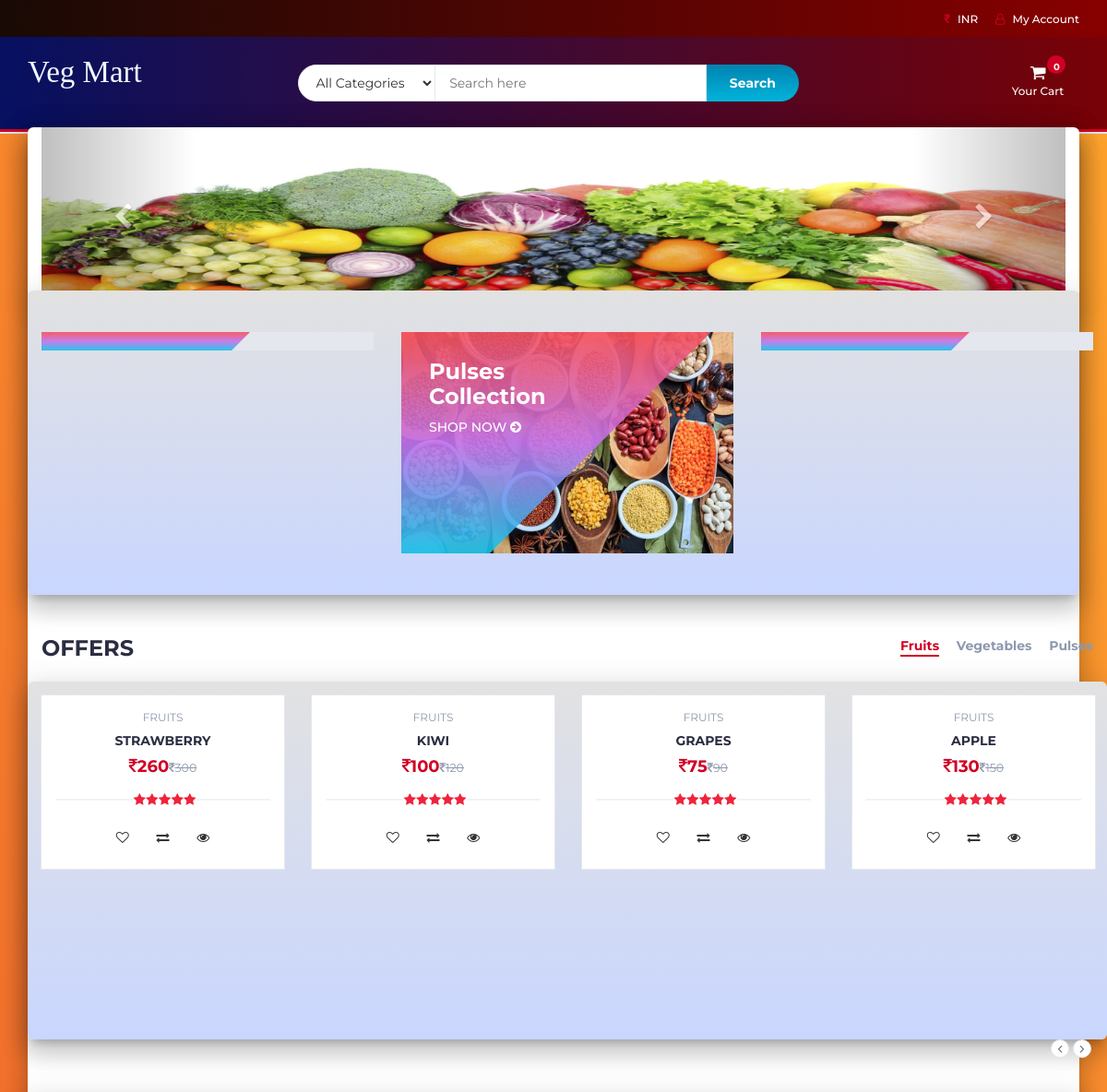
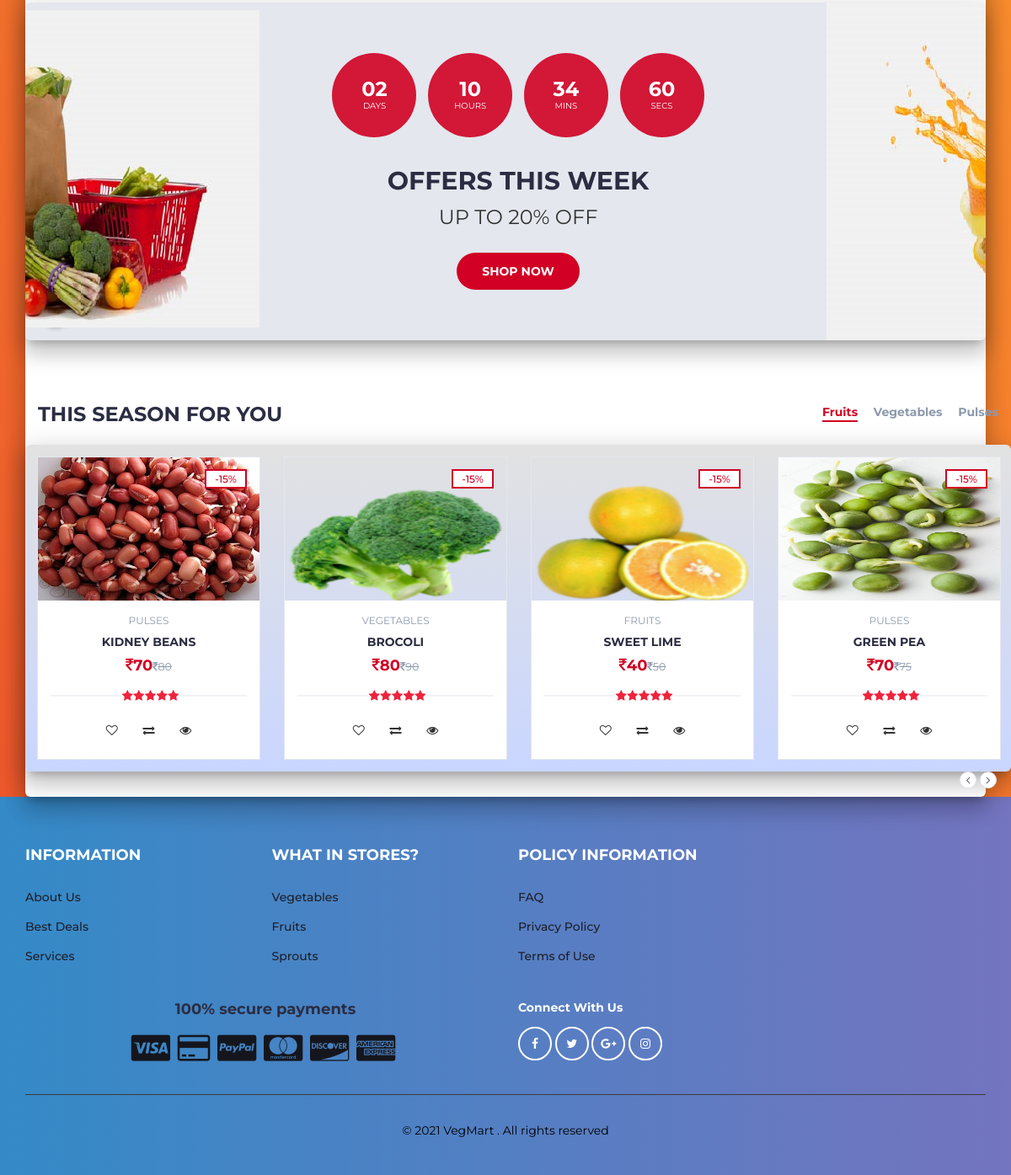
The page / on the database its author committed (2 pictures, top to bottom).
### tables this page shows
CREATE TABLE `products` (
  `product_id` int(100) NOT NULL,
  `product_cat` int(100) NOT NULL,
  `Cat_name` varchar(255) NOT NULL,
  `product_title` varchar(255) NOT NULL,
  `product_price` int(100) NOT NULL,
  `product_discount` int(11) NOT NULL,
  `product_desc` text NOT NULL,
  `product_image` text NOT NULL,
  `Status` varchar(255) NOT NULL,
  `product_keywords` text NOT NULL,
  `Stamp_userid` int(10) NOT NULL,
  `Stamp_username` varchar(50) NOT NULL
);

CREATE TABLE `categories` (
  `cat_id` int(100) NOT NULL,
  `cat_title` text NOT NULL
);

### index.php (called while the page is built)
<?php
include "header.php";
include "body.php";
include "footer.php";
?>

### body.php (the view, shortened to what this page needs)
   <div class="main main-raised">
        <div class="container mainn-raised" style="width:100%;">
  <div id="myCarousel" class="carousel slide" data-ride="carousel">
    <div class="carousel-inner">
      <div class="item active">
        <img src="img/b1.jpg" alt="Los Angeles" style="width:100%;">
      </div>
    </div>
    <a class="left carousel-control _26sdfg" href="#myCarousel" data-slide="prev">
      <span class="glyphicon glyphicon-chevron-left"></span>
    </a>
    <a class="right carousel-control _26sdfg" href="#myCarousel" data-slide="next">
      <span class="glyphicon glyphicon-chevron-right"></span>
    </a>
  </div>
</div>
		<div class="section mainn mainn-raised">
			<div class="container">
				<div class="row">
					<div class="col-md-4 col-xs-6">
						<a href="product.php?p=19"><div class="shop">
							<div class="shop-img">
							</div>
							<div class="shop-body">
							</div>
						</div></a>
					</div>
					<div class="col-md-4 col-xs-6">
						<a href="product.php?p=36"><div class="shop">
							<div class="shop-img">
								<img src="./img/pic19.jpg" alt="">
							</div>
							<div class="shop-body">
								<h3>Pulses<br>Collection</h3>
								<a href="product.php?p=36" class="cta-btn">Shop now <i class="fa fa-arrow-circle-right"></i></a>
							</div>
						</div></a>
					</div>
					<div class="col-md-4 col-xs-6">
						<a href="product.php?p=32"><div class="shop">
							<div class="shop-img">
							</div>
							<div class="shop-body">
							</div>
                            </div></a>
					</div>
				</div>
			</div>
		</div>
		<div class="section">
			<div class="container">
				<div class="row">
					<div class="col-md-12">
						<div class="section-title">
							<h3 class="title">Offers</h3>
							<div class="section-nav">
								<ul class="section-tab-nav tab-nav">
									<li class="active"><a data-toggle="tab" href="#tab1">Fruits</a></li>
									<li><a data-toggle="tab" href="#tab1">Vegetables</a></li>
									<li><a data-toggle="tab" href="#tab1">Pulses</a></li>
								</ul>
							</div>
						</div>
					</div>
					<div class="col-md-12 mainn mainn-raised">
						<div class="row">
							<div class="products-tabs">
								<div id="tab1" class="tab-pane active">
									<div class="products-slick" data-nav="#slick-nav-1" >
									<?php
                    include 'db.php';
					$product_query = "SELECT * FROM products,categories WHERE product_cat=cat_id AND product_id BETWEEN 7 AND 50";
                $run_query = mysqli_query($con,$product_query);
                if(mysqli_num_rows($run_query) > 0){
                    while($row = mysqli_fetch_array($run_query)){
                        $pro_id    = $row['product_id'];
                        $pro_title = $row['product_title'];
                        $pro_price = $row['product_price'];
						$pro_discount = $row['product_discount'];
                        $pro_image = $row['product_image'];
                        $cat_name = $row["cat_title"];
                        echo "
								<div class='product'>
									<a href='product.php?p=$pro_id'><div class='product-img'>
										<img src='product_images/$pro_image' style='max-height: 170px;' alt=''>
										<div class='product-label'>
											<span class='sale'>-10%</span>
										</div>
									</div></a>
									<div class='product-body'>
										<p class='product-category'>$cat_name</p>
										<h3 class='product-name header-cart-item-name'><a href='product.php?p=$pro_id'>$pro_title</a></h3>
										<h4 class='product-price header-cart-item-info'><i class='fa fa-inr'></i>$pro_discount<del class='product-old-price'><i class='fa fa-inr'></i>$pro_price</del></h4>
										<div class='product-rating'>
											<i class='fa fa-star'></i>
											<i class='fa fa-star'></i>
											<i class='fa fa-star'></i>
											<i class='fa fa-star'></i>
											<i class='fa fa-star'></i>
										</div>
										<div class='product-btns'>
											<button class='add-to-wishlist'><i class='fa fa-heart-o'></i><span class='tooltipp'>add to wishlist</span></button>
											<button class='add-to-compare'><i class='fa fa-exchange'></i><span class='tooltipp'>add to compare</span></button>
											<button class='quick-view'><i class='fa fa-eye'></i><span class='tooltipp'>quick view</span></button>
										</div>
									</div>
									<div class='add-to-cart'>
										<button pid='$pro_id' id='product' class='add-to-cart-btn block2-btn-towishlist' href='#'><i class='fa fa-shopping-cart'></i> add to cart</button>
									</div>
								</div>
			";
		}
}
?>
									</div>
									<div id="slick-nav-1" class="products-slick-nav"></div>
								</div>
							</div>
						</div>
					</div>
				</div>
			</div>
		</div>
		<div id="hot-deal" class="section mainn mainn-raised">
			<div class="container">
				<div class="row">
					<div class="col-md-12">
						<div class="hot-deal">
							<ul class="hot-deal-countdown">
								<li>
									<div>
										<h3>02</h3>
										<span>Days</span>
									</div>
								</li>
								<li>
									<div>
										<h3>10</h3>
										<span>Hours</span>
									</div>
								</li>
								<li>
									<div>
										<h3>34</h3>
										<span>Mins</span>
									</div>
								</li>
								<li>
									<div>
										<h3>60</h3>
										<span>Secs</span>
									</div>
								</li>
							</ul>
							<h2 class="text-uppercase">offers this week</h2>
							<p>Up to 20% OFF</p>
							<a class="primary-btn cta-btn" href="store.php">Shop now</a>
						</div>
					</div>
				</div>
			</div>
		</div>
		<div class="section">
			<div class="container">
				<div class="row">
					<div class="col-md-12">
						<div class="section-title">
							<h3 class="title">This Season for you</h3>
							<div class="section-nav">
								<ul class="section-tab-nav tab-nav">
									<li class="active"><a data-toggle="tab" href="#tab2">Fruits</a></li>
									<li><a data-toggle="tab" href="#tab2">Vegetables</a></li>
									<li><a data-toggle="tab" href="#tab2">Pulses</a></li>
								</ul>
							</div>
						</div>
					</div>
					<div class="col-md-12 mainn mainn-raised">
						<div class="row">
							<div class="products-tabs">
								<div id="tab2" class="tab-pane fade in active">
									<div class="products-slick" data-nav="#slick-nav-2">
										<?php
                    include 'db.php';
					$product_query = "SELECT * FROM products,categories WHERE product_cat=cat_id AND product_id BETWEEN 39 AND 45";
                $run_query = mysqli_query($con,$product_query);
                if(mysqli_num_rows($run_query) > 0){
                    while($row = mysqli_fetch_array($run_query)){
                        $pro_id    = $row['product_id'];
                        $pro_title = $row['product_title'];
                        $pro_price = $row['product_price'];
                        $pro_discount =$row['product_discount'];
						$pro_image = $row['product_image'];
                        $cat_name = $row["cat_title"];
                        echo "
								<div class='product'>
									<a href='product.php?p=$pro_id'><div class='product-img'>
										<img src='product_images/$pro_image' style='max-height: 170px;' alt=''>
										<div class='product-label'>
											<span class='sale'>-15%</span>
										</div>
									</div></a>
									<div class='product-body'>
										<p class='product-category'>$cat_name</p>
										<h3 class='product-name header-cart-item-name'><a href='product.php?p=$pro_id'>$pro_title</a></h3>
										<h4 class='product-price header-cart-item-info'><i class='fa fa-inr'></i>$pro_discount<del class='product-old-price'><i class='fa fa-inr'></i>$pro_price</del></h4>
										<div class='product-rating'>
											<i class='fa fa-star'></i>
											<i class='fa fa-star'></i>
											<i class='fa fa-star'></i>
											<i class='fa fa-star'></i>
											<i class='fa fa-star'></i>
										</div>
										<div class='product-btns'>
											<button class='add-to-wishlist'><i class='fa fa-heart-o'></i><span class='tooltipp'>add to wishlist</span></button>
											<button class='add-to-compare'><i class='fa fa-exchange'></i><span class='tooltipp'>add to compare</span></button>
											<button class='quick-view'><i class='fa fa-eye'></i><span class='tooltipp'>quick view</span></button>
										</div>
									</div>
									<div class='add-to-cart'>
										<button pid='$pro_id' id='product' class='add-to-cart-btn block2-btn-towishlist' href='#'><i class='fa fa-shopping-cart'></i> add to cart</button>
									</div>
								</div>
			";
		}
}
?>
									</div>
									<div id="slick-nav-2" class="products-slick-nav"></div>
								</div>
							</div>
						</div>
					</div>
				</div>
			</div>
		</div>
							</div>

### rows shown on the page
products: categories.cat_title "FRUITS", product_title "STRAWBERRY", product_discount "260", product_price "300"
products: categories.cat_title "FRUITS", product_title "KIWI", product_discount "100", product_price "120"
products: categories.cat_title "FRUITS", product_title "GRAPES", product_discount "75", product_price "90"
products: categories.cat_title "FRUITS", product_title "APPLE", product_discount "130", product_price "150"
products: product_image (picture), categories.cat_title "PULSES", product_title "KIDNEY BEANS", product_discount "70", product_price "80"
products: product_image (picture), categories.cat_title "VEGETABLES", product_title "BROCOLI", product_discount "80", product_price "90"
products: product_image (picture), categories.cat_title "FRUITS", product_title "SWEET LIME", product_discount "40", product_price "50"
products: product_image (picture), categories.cat_title "PULSES", product_title "GREEN PEA", product_discount "70", product_price "75"
